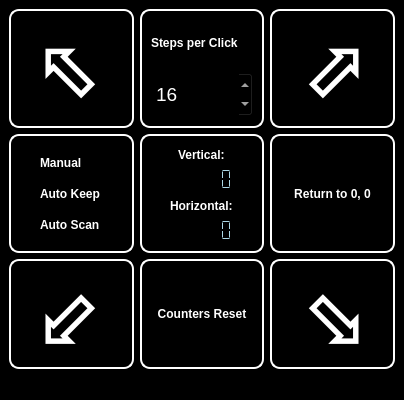
<?xml version="1.0" encoding="UTF-8"?>
<ui version="4.0">
 <class>MainWindow</class>
 <widget class="QMainWindow" name="MainWindow">
  <property name="geometry">
   <rect>
    <x>0</x>
    <y>0</y>
    <width>404</width>
    <height>400</height>
   </rect>
  </property>
  <property name="windowTitle">
   <string>MainWindow</string>
  </property>
  <property name="styleSheet">
   <string notr="true">QWidget{background-color:black;}
QFrame{
    border-style: outset;
    border-width: 2px;
    border-radius: 10px;
    border-color: white;
    color: white; 
    background-color:black;
}
QLCDNumber{
   color: white; 
   background-color:black; 
   border-width: 0px;
}
QLabel
 {
   color: white; 
   background-color:black; 
   border-width: 0px;
   font-weight: bold;
  }
QRadioButton
 {
   color: white; 
   background-color:black; 
   border-width: 0px;
   font-weight: bold;
  }
QRadioButton:hover {color: yellow;}
QSpinBox{color: white; background-color:black;}
QPushButton {
   background-color: black;
   color: white;
   border-style: outset;
   border-width: 2px;
   border-radius: 10px;
   border-color: white;
   padding: 6px;
   font-weight: bold;
}
QPushButton:hover {color: yellow;}
QLCDNumber {color: lightblue;}
</string>
  </property>
  <widget class="QWidget" name="centralwidget">
   <layout class="QGridLayout" name="gridLayout">
    <item row="1" column="2">
     <widget class="QFrame" name="frame">
      <property name="styleSheet">
       <string notr="true"/>
      </property>
      <property name="frameShape">
       <enum>QFrame::NoFrame</enum>
      </property>
      <property name="frameShadow">
       <enum>QFrame::Raised</enum>
      </property>
      <layout class="QVBoxLayout" name="verticalLayout">
       <item alignment="Qt::AlignHCenter|Qt::AlignBottom">
        <widget class="QLabel" name="label">
         <property name="text">
          <string>Vertical:</string>
         </property>
        </widget>
       </item>
       <item>
        <widget class="QLCDNumber" name="YlcdNumber">
         <property name="styleSheet">
          <string notr="true"/>
         </property>
         <property name="digitCount">
          <number>6</number>
         </property>
         <property name="segmentStyle">
          <enum>QLCDNumber::Flat</enum>
         </property>
        </widget>
       </item>
       <item alignment="Qt::AlignHCenter|Qt::AlignBottom">
        <widget class="QLabel" name="label_2">
         <property name="text">
          <string>Horizontal:</string>
         </property>
        </widget>
       </item>
       <item>
        <widget class="QLCDNumber" name="XlcdNumber">
         <property name="digitCount">
          <number>6</number>
         </property>
         <property name="segmentStyle">
          <enum>QLCDNumber::Flat</enum>
         </property>
        </widget>
       </item>
      </layout>
     </widget>
    </item>
    <item row="0" column="2">
     <widget class="QFrame" name="frame_3">
      <property name="frameShape">
       <enum>QFrame::NoFrame</enum>
      </property>
      <property name="frameShadow">
       <enum>QFrame::Raised</enum>
      </property>
      <layout class="QVBoxLayout" name="verticalLayout_2">
       <item>
        <widget class="QLabel" name="label_3">
         <property name="text">
          <string>Steps per Click</string>
         </property>
        </widget>
       </item>
       <item>
        <widget class="QSpinBox" name="StepsBox">
         <property name="sizePolicy">
          <sizepolicy hsizetype="Preferred" vsizetype="Preferred">
           <horstretch>0</horstretch>
           <verstretch>0</verstretch>
          </sizepolicy>
         </property>
         <property name="font">
          <font>
           <pointsize>14</pointsize>
          </font>
         </property>
         <property name="minimum">
          <number>1</number>
         </property>
         <property name="maximum">
          <number>10000</number>
         </property>
         <property name="stepType">
          <enum>QAbstractSpinBox::AdaptiveDecimalStepType</enum>
         </property>
         <property name="value">
          <number>16</number>
         </property>
        </widget>
       </item>
      </layout>
     </widget>
    </item>
    <item row="1" column="1">
     <widget class="QFrame" name="frame_2">
      <property name="frameShape">
       <enum>QFrame::NoFrame</enum>
      </property>
      <property name="frameShadow">
       <enum>QFrame::Raised</enum>
      </property>
      <layout class="QVBoxLayout" name="verticalLayout_3">
       <item>
        <widget class="QRadioButton" name="ManualButton">
         <property name="text">
          <string>Manual</string>
         </property>
        </widget>
       </item>
       <item>
        <widget class="QRadioButton" name="AutoKeepButton">
         <property name="text">
          <string>Auto Keep</string>
         </property>
        </widget>
       </item>
       <item>
        <widget class="QRadioButton" name="AutoScanButton">
         <property name="text">
          <string>Auto Scan</string>
         </property>
        </widget>
       </item>
      </layout>
     </widget>
    </item>
    <item row="1" column="4">
     <widget class="QPushButton" name="ReturnButton">
      <property name="sizePolicy">
       <sizepolicy hsizetype="Preferred" vsizetype="Preferred">
        <horstretch>0</horstretch>
        <verstretch>0</verstretch>
       </sizepolicy>
      </property>
      <property name="text">
       <string>Return to 0, 0</string>
      </property>
     </widget>
    </item>
    <item row="2" column="4">
     <widget class="QPushButton" name="RightButton">
      <property name="sizePolicy">
       <sizepolicy hsizetype="Preferred" vsizetype="Preferred">
        <horstretch>0</horstretch>
        <verstretch>0</verstretch>
       </sizepolicy>
      </property>
      <property name="font">
       <font>
        <pointsize>60</pointsize>
        <weight>75</weight>
        <bold>true</bold>
       </font>
      </property>
      <property name="text">
       <string>⬂</string>
      </property>
      <property name="shortcut">
       <string>Right</string>
      </property>
     </widget>
    </item>
    <item row="0" column="1">
     <widget class="QPushButton" name="LeftButton">
      <property name="sizePolicy">
       <sizepolicy hsizetype="Preferred" vsizetype="Preferred">
        <horstretch>0</horstretch>
        <verstretch>0</verstretch>
       </sizepolicy>
      </property>
      <property name="font">
       <font>
        <pointsize>60</pointsize>
        <weight>75</weight>
        <bold>true</bold>
       </font>
      </property>
      <property name="text">
       <string>⬁</string>
      </property>
      <property name="shortcut">
       <string>Left</string>
      </property>
     </widget>
    </item>
    <item row="0" column="4">
     <widget class="QPushButton" name="UpButton">
      <property name="sizePolicy">
       <sizepolicy hsizetype="Preferred" vsizetype="Preferred">
        <horstretch>0</horstretch>
        <verstretch>0</verstretch>
       </sizepolicy>
      </property>
      <property name="font">
       <font>
        <pointsize>60</pointsize>
        <weight>75</weight>
        <bold>true</bold>
       </font>
      </property>
      <property name="styleSheet">
       <string notr="true"/>
      </property>
      <property name="text">
       <string>⬀</string>
      </property>
      <property name="shortcut">
       <string>Up</string>
      </property>
     </widget>
    </item>
    <item row="2" column="2">
     <widget class="QPushButton" name="ResetButton">
      <property name="sizePolicy">
       <sizepolicy hsizetype="Preferred" vsizetype="Preferred">
        <horstretch>0</horstretch>
        <verstretch>0</verstretch>
       </sizepolicy>
      </property>
      <property name="text">
       <string>Counters Reset</string>
      </property>
     </widget>
    </item>
    <item row="2" column="1">
     <widget class="QPushButton" name="DownButton">
      <property name="font">
       <font>
        <pointsize>60</pointsize>
        <weight>75</weight>
        <bold>true</bold>
       </font>
      </property>
      <property name="text">
       <string>⬃</string>
      </property>
      <property name="shortcut">
       <string>Down</string>
      </property>
     </widget>
    </item>
   </layout>
  </widget>
  <widget class="QStatusBar" name="statusbar"/>
 </widget>
 <tabstops>
  <tabstop>ManualButton</tabstop>
  <tabstop>AutoKeepButton</tabstop>
  <tabstop>AutoScanButton</tabstop>
  <tabstop>StepsBox</tabstop>
 </tabstops>
 <resources/>
 <connections/>
</ui>
